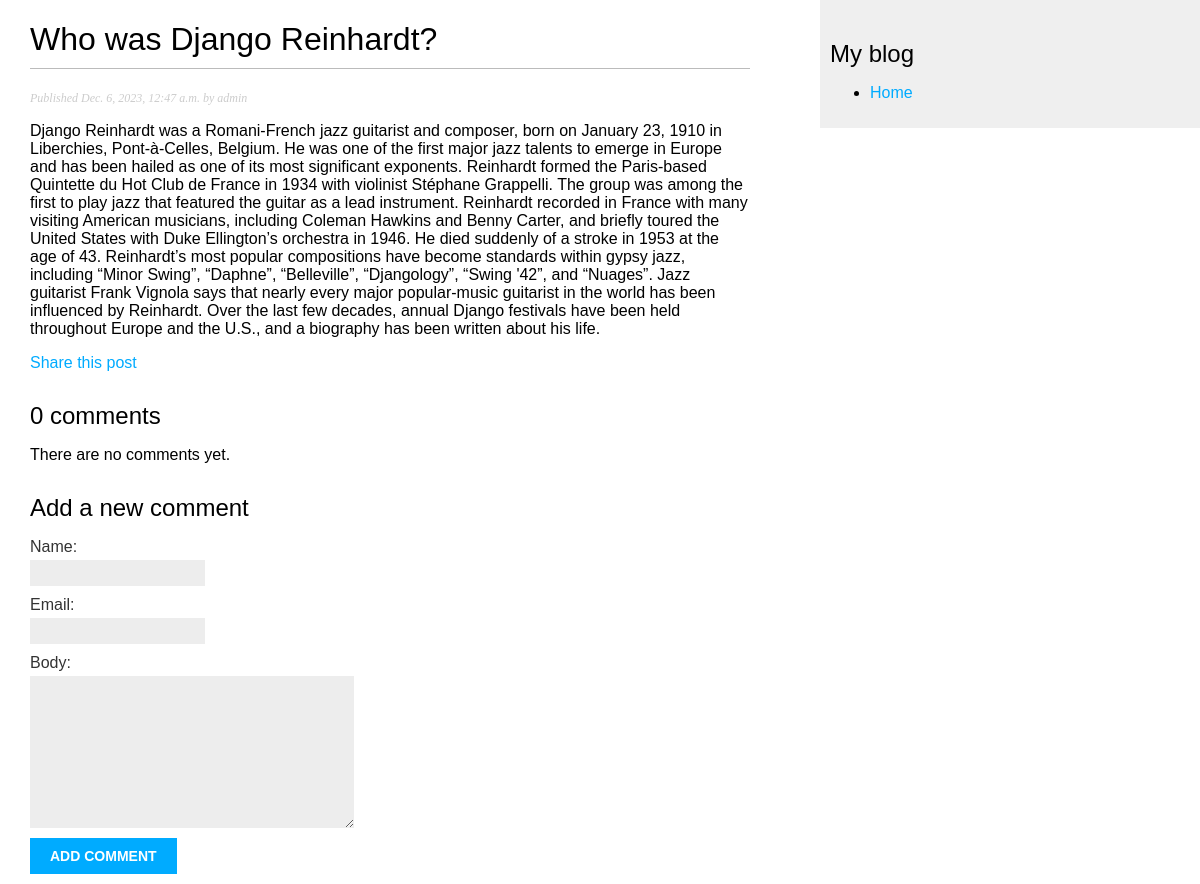
Before: /blog/2023/12/6/who-was-django-reinhardt/ with the older database file.
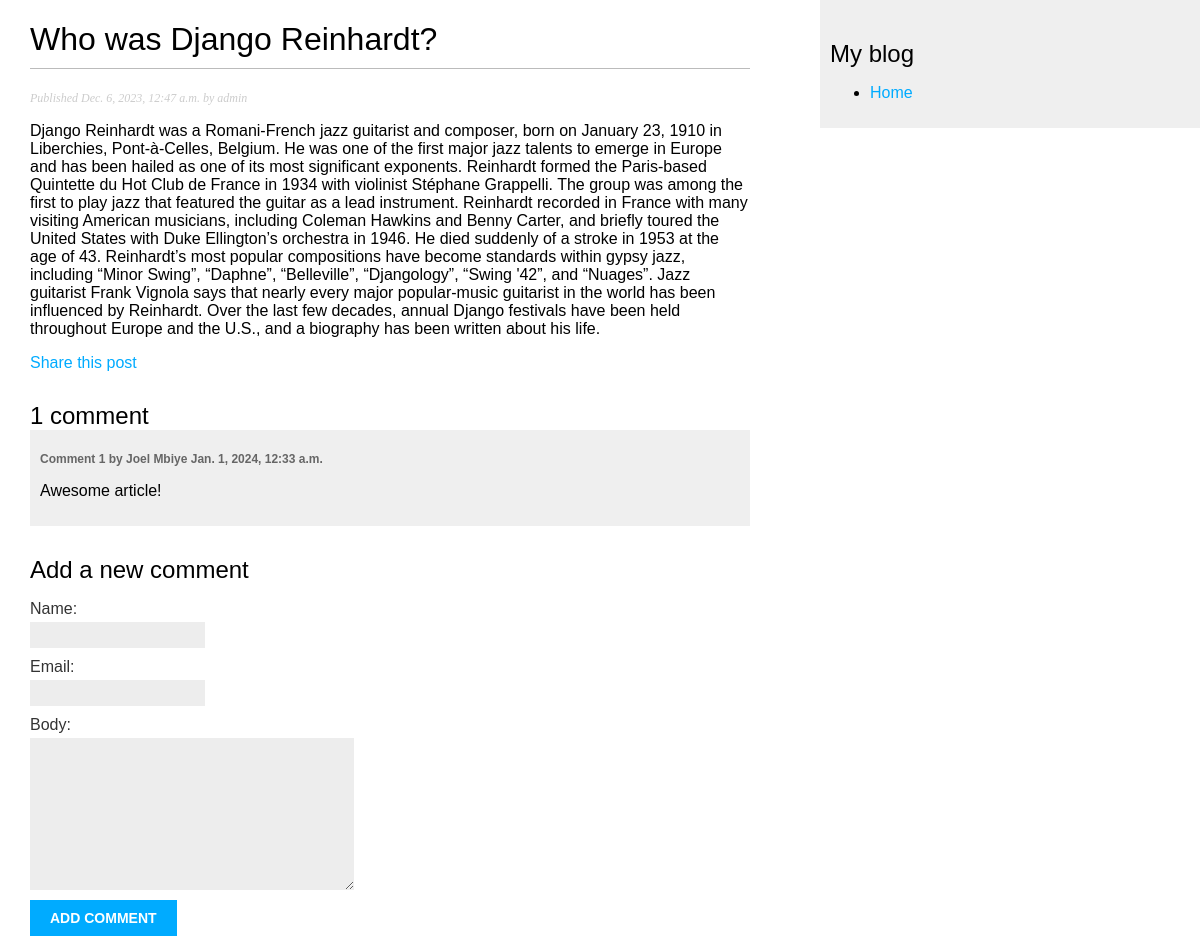
After: the same page with the newer database file.
### blog/models.py (models this page shows, shortened)
class Comment(models.Model):
    post = models.ForeignKey(Post, on_delete=models.CASCADE, related_name='comments')
    name = models.CharField(max_length=80)
    email = models.EmailField()
    body = models.TextField()
    created = models.DateTimeField(auto_now_add=True) # auto_now_add=True means the date will be saved automatically when creating an object
    updated = models.DateTimeField(auto_now=True) # auto_now=True means the date will be updated automatically when saving an object
    active = models.BooleanField(default=True) # This field is used to manually deactivate inappropriate comments
    class Meta:
        ordering = ['created']
        indexes = [
            models.Index(fields=['created']),
        ]

### blog/views.py (the view)
def post_detail(request, year, month, day, post):
    post = get_object_or_404(Post,
                             status=Post.Status.PUBLISHED,
                             slug=post,
                             publish__year=year,
                             publish__month=month,
                             publish__day=day)
    comments = post.comments.filter(active=True)
    form = CommentForm()
    return render(request,
                  'blog/post/detail.html',
                    {'post': post,
                     'comments': comments,
                     'form': form})

### blog/forms.py
class CommentForm(forms.ModelForm):
    class Meta:
        model = Comment
        fields = ['name', 'email', 'body']

### blog/templates/blog/post/detail.html (shortened to what this page needs)
{% extends "blog/base.html" %}
{% block content %}
    <h1>{{ post.title }}</h1>
    <p class="date">
        Published {{ post.publish }} by {{ post.author }}
    </p>
    {{ post.body|linebreaks }}
    <p>
        <a href="{% url 'blog:post_share' post.id %}">Share this post</a>
    </p>
    {% with comments.count as total_comments %}
        <h2>
            {{ total_comments }} comment{{ total_comments|pluralize }}
        </h2>
    {% endwith %}
    {% for comment in comments %}
        <div class="comment">
            <p class="info">
                Comment {{ forloop.counter }} by {{ comment.name }}
                {{ comment.created }}
            </p>
            {{ comment.body|linebreaks }}
        </div>
    {% empty %}
        <p>There are no comments yet.</p>
    {% endfor %}
    {% include "blog/post/includes/comment_form.html" %}
{% endblock %}

Changed rows visible on the page:
added Comment: name "Joel Mbiye", created "Jan. 1, 2024, 12:33 a.m.", body "Awesome article!"
Other visible differences:
{{ total_comments }}: "0" → "1"
text no longer shown: "There are no comments yet."
